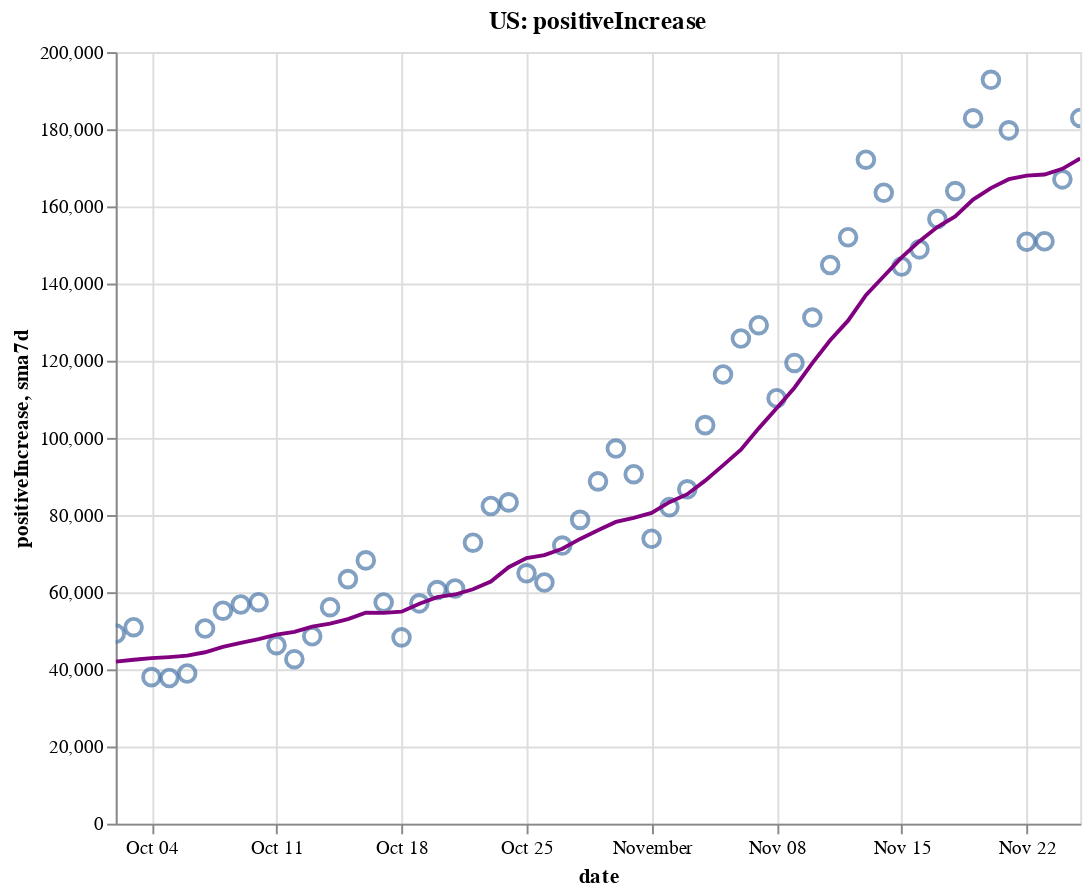

Notebook cell for this chart:
### Code cell
create_plot(us, 'positiveIncrease')

### Figure 1 — Vega-Lite specification as saved in the notebook (floating-point values rounded to 4 significant figures)
{"config": {"view": {"continuousWidth": 400, "continuousHeight": 300}}, "layer": [{"layer": [{"mark": {"type": "point", "size": 75}, "encoding": {"tooltip": [{"type": "temporal", "field": "date"}, {"type": "quantitative", "field": "positiveIncrease"}, {"type": "quantitative", "field": "sma7d"}], "x": {"type": "temporal", "field": "date"}, "y": {"type": "quantitative", "field": "positiveIncrease"}}, "selection": {"selector002": {"type": "interval", "bind": "scales", "encodings": ["x", "y"]}}}, {"mark": {"type": "line", "color": "purple"}, "encoding": {"x": {"type": "temporal", "field": "date"}, "y": {"type": "quantitative", "field": "sma7d"}}}]}, {"mark": {"type": "rule", "color": "#aaa"}, "encoding": {"x": {"type": "temporal", "field": "date"}}, "transform": [{"filter": {"selection": "selector001"}}]}, {"mark": "circle", "encoding": {"opacity": {"condition": {"value": 1, "selection": "selector001"}, "value": 0}, "tooltip": [{"type": "temporal", "field": "date"}, {"type": "quantitative", "field": "positiveIncrease"}, {"type": "quantitative", "field": "sma7d"}], "x": {"type": "temporal", "field": "date"}, "y": {"type": "quantitative", "field": "positiveIncrease"}}, "selection": {"selector001": {"type": "single", "encodings": ["x"], "on": "mouseover", "nearest": true, "empty": "none"}}}, {"mark": {"type": "text", "align": "left", "dx": 5, "dy": -5, "stroke": "white", "strokeWidth": 2}, "encoding": {"text": {"type": "quantitative", "field": "positiveIncrease"}, "tooltip": [{"type": "temporal", "field": "date"}, {"type": "quantitative", "field": "positiveIncrease"}, {"type": "quantitative", "field": "sma7d"}], "x": {"type": "temporal", "field": "date"}, "y": {"type": "quantitative", "field": "positiveIncrease"}}, "transform": [{"filter": {"selection": "selector001"}}]}, {"mark": {"type": "text", "align": "left", "dx": 5, "dy": -5}, "encoding": {"text": {"type": "quantitative", "field": "positiveIncrease"}, "tooltip": [{"type": "temporal", "field": "date"}, {"type": "quantitative", "field": "positiveIncrease"}, {"type": "quantitative", "field": "sma7d"}], "x": {"type": "temporal", "field": "date"}, "y": {"type": "quantitative", "field": "positiveIncrease"}}, "transform": [{"filter": {"selection": "selector001"}}]}], "data": {"name": "data-c582b14434e6f8dd9bc080da666841c0"}, "height": 400, "title": "US: positiveIncrease", "width": 500, "$schema": "https://vega.github.io/schema/vega-lite/v4.8.1.json", "datasets": {"data-c582b14434e6f8dd9bc080da666841c0": [{"date": "2020-10-02T00:00:00", "totalTestResultsIncrease": 1242000.0, "positiveIncrease": 49260.0, "death": 200600.0, "deathIncrease": 839.0, "positiveRate": 0.04, "state": "US", "sma7d": 41990.0}, {"date": "2020-10-03T00:00:00", "totalTestResultsIncrease": 1098000.0, "positiveIncrease": 50940.0, "death": 201400.0, "deathIncrease": 733.0, "positiveRate": 0.046, "state": "US", "sma7d": 42490.0}, {"date": "2020-10-04T00:00:00", "totalTestResultsIncrease": 1028000.0, "positiveIncrease": 37990.0, "death": 201700.0, "deathIncrease": 362.0, "positiveRate": 0.037, "state": "US", "sma7d": 42920.0}, {"date": "2020-10-05T00:00:00", "totalTestResultsIncrease": 992200.0, "positiveIncrease": 37760.0, "death": 202100.0, "deathIncrease": 341.0, "positiveRate": 0.038, "state": "US", "sma7d": 43190.0}, {"date": "2020-10-06T00:00:00", "totalTestResultsIncrease": 913500.0, "positiveIncrease": 38920.0, "death": 202700.0, "deathIncrease": 632.0, "positiveRate": 0.043, "state": "US", "sma7d": 43540.0}, {"date": "2020-10-07T00:00:00", "totalTestResultsIncrease": 977500.0, "positiveIncrease": 50590.0, "death": 203600.0, "deathIncrease": 910.0, "positiveRate": 0.052, "state": "US", "sma7d": 44440.0}, {"date": "2020-10-08T00:00:00", "totalTestResultsIncrease": 1157000.0, "positiveIncrease": 55210.0, "death": 204600.0, "deathIncrease": 987.0, "positiveRate": 0.048, "state": "US", "sma7d": 45810.0}, {"date": "2020-10-09T00:00:00", "totalTestResultsIncrease": 1203000.0, "positiveIncrease": 56800.0, "death": 205500.0, "deathIncrease": 887.0, "positiveRate": 0.047, "state": "US", "sma7d": 46890.0}, {"date": "2020-10-10T00:00:00", "totalTestResultsIncrease": 1252000.0, "positiveIncrease": 57420.0, "death": 206100.0, "deathIncrease": 666.0, "positiveRate": 0.046, "state": "US", "sma7d": 47810.0}, {"date": "2020-10-11T00:00:00", "totalTestResultsIncrease": 1078000.0, "positiveIncrease": 46270.0, "death": 206600.0, "deathIncrease": 465.0, "positiveRate": 0.043, "state": "US", "sma7d": 48990.0}, {"date": "2020-10-12T00:00:00", "totalTestResultsIncrease": 1060000.0, "positiveIncrease": 42640.0, "death": 206900.0, "deathIncrease": 287.0, "positiveRate": 0.04, "state": "US", "sma7d": 49690.0}, {"date": "2020-10-13T00:00:00", "totalTestResultsIncrease": 1052000.0, "positiveIncrease": 48590.0, "death": 207600.0, "deathIncrease": 700.0, "positiveRate": 0.046, "state": "US", "sma7d": 51070.0}, {"date": "2020-10-14T00:00:00", "totalTestResultsIncrease": 1045000.0, "positiveIncrease": 56120.0, "death": 208400.0, "deathIncrease": 816.0, "positiveRate": 0.054, "state": "US", "sma7d": 51860.0}, {"date": "2020-10-15T00:00:00", "totalTestResultsIncrease": 1109000.0, "positiveIncrease": 63390.0, "death": 209300.0, "deathIncrease": 937.0, "positiveRate": 0.057, "state": "US", "sma7d": 53030.0}, {"date": "2020-10-16T00:00:00", "totalTestResultsIncrease": 1231000.0, "positiveIncrease": 68250.0, "death": 210200.0, "deathIncrease": 891.0, "positiveRate": 0.055, "state": "US", "sma7d": 54670.0}, {"date": "2020-10-17T00:00:00", "totalTestResultsIncrease": 1299000.0, "positiveIncrease": 57330.0, "death": 211000.0, "deathIncrease": 762.0, "positiveRate": 0.044, "state": "US", "sma7d": 54660.0}, {"date": "2020-10-18T00:00:00", "totalTestResultsIncrease": 1052000.0, "positiveIncrease": 48280.0, "death": 211400.0, "deathIncrease": 397.0, "positiveRate": 0.046, "state": "US", "sma7d": 54940.0}, {"date": "2020-10-19T00:00:00", "totalTestResultsIncrease": 1135000.0, "positiveIncrease": 57110.0, "death": 211900.0, "deathIncrease": 461.0, "positiveRate": 0.05, "state": "US", "sma7d": 57010.0}, {"date": "2020-10-20T00:00:00", "totalTestResultsIncrease": 952700.0, "positiveIncrease": 60550.0, "death": 212700.0, "deathIncrease": 838.0, "positiveRate": 0.064, "state": "US", "sma7d": 58720.0}, {"date": "2020-10-21T00:00:00", "totalTestResultsIncrease": 941800.0, "positiveIncrease": 60950.0, "death": 213700.0, "deathIncrease": 1022.0, "positiveRate": 0.065, "state": "US", "sma7d": 59410.0}, {"date": "2020-10-22T00:00:00", "totalTestResultsIncrease": 1230000.0, "positiveIncrease": 72840.0, "death": 214900.0, "deathIncrease": 1136.0, "positiveRate": 0.059, "state": "US", "sma7d": 60760.0}, {"date": "2020-10-23T00:00:00", "totalTestResultsIncrease": 1383000.0, "positiveIncrease": 82330.0, "death": 215800.0, "deathIncrease": 923.0, "positiveRate": 0.06, "state": "US", "sma7d": 62770.0}, {"date": "2020-10-24T00:00:00", "totalTestResultsIncrease": 1323000.0, "positiveIncrease": 83290.0, "death": 216700.0, "deathIncrease": 882.0, "positiveRate": 0.063, "state": "US", "sma7d": 66480.0}, {"date": "2020-10-25T00:00:00", "totalTestResultsIncrease": 1188000.0, "positiveIncrease": 64890.0, "death": 217000.0, "deathIncrease": 374.0, "positiveRate": 0.055, "state": "US", "sma7d": 68850.0}, {"date": "2020-10-26T00:00:00", "totalTestResultsIncrease": 1211000.0, "positiveIncrease": 62530.0, "death": 217400.0, "deathIncrease": 402.0, "positiveRate": 0.052, "state": "US", "sma7d": 69630.0}, {"date": "2020-10-27T00:00:00", "totalTestResultsIncrease": 1071000.0, "positiveIncrease": 72080.0, "death": 218400.0, "deathIncrease": 920.0, "positiveRate": 0.067, "state": "US", "sma7d": 71270.0}, {"date": "2020-10-28T00:00:00", "totalTestResultsIncrease": 1096000.0, "positiveIncrease": 78750.0, "death": 219400.0, "deathIncrease": 1044.0, "positiveRate": 0.072, "state": "US", "sma7d": 73820.0}, {"date": "2020-10-29T00:00:00", "totalTestResultsIncrease": 1333000.0, "positiveIncrease": 88730.0, "death": 220400.0, "deathIncrease": 1030.0, "positiveRate": 0.067, "state": "US", "sma7d": 76080.0}, {"date": "2020-10-30T00:00:00", "totalTestResultsIncrease": 1364000.0, "positiveIncrease": 97230.0, "death": 221400.0, "deathIncrease": 952.0, "positiveRate": 0.071, "state": "US", "sma7d": 78210.0}, {"date": "2020-10-31T00:00:00", "totalTestResultsIncrease": 1390000.0, "positiveIncrease": 90590.0, "death": 222300.0, "deathIncrease": 951.0, "positiveRate": 0.065, "state": "US", "sma7d": 79260.0}, {"date": "2020-11-01T00:00:00", "totalTestResultsIncrease": 1128000.0, "positiveIncrease": 73850.0, "death": 222700.0, "deathIncrease": 388.0, "positiveRate": 0.065, "state": "US", "sma7d": 80540.0}, {"date": "2020-11-02T00:00:00", "totalTestResultsIncrease": 1327000.0, "positiveIncrease": 82050.0, "death": 223200.0, "deathIncrease": 499.0, "positiveRate": 0.062, "state": "US", "sma7d": 83320.0}, {"date": "2020-11-03T00:00:00", "totalTestResultsIncrease": 1129000.0, "positiveIncrease": 86660.0, "death": 224700.0, "deathIncrease": 1515.0, "positiveRate": 0.077, "state": "US", "sma7d": 85410.0}, {"date": "2020-11-04T00:00:00", "totalTestResultsIncrease": 1223000.0, "positiveIncrease": 103300.0, "death": 225900.0, "deathIncrease": 1126.0, "positiveRate": 0.084, "state": "US", "sma7d": 88920.0}, {"date": "2020-11-05T00:00:00", "totalTestResultsIncrease": 1567000.0, "positiveIncrease": 116400.0, "death": 227000.0, "deathIncrease": 1131.0, "positiveRate": 0.074, "state": "US", "sma7d": 92870.0}, {"date": "2020-11-06T00:00:00", "totalTestResultsIncrease": 1564000.0, "positiveIncrease": 125800.0, "death": 228200.0, "deathIncrease": 1168.0, "positiveRate": 0.08, "state": "US", "sma7d": 96950.0}, {"date": "2020-11-07T00:00:00", "totalTestResultsIncrease": 1413000.0, "positiveIncrease": 129200.0, "death": 229300.0, "deathIncrease": 1104.0, "positiveRate": 0.091, "state": "US", "sma7d": 102500.0}, {"date": "2020-11-08T00:00:00", "totalTestResultsIncrease": 1252000.0, "positiveIncrease": 110300.0, "death": 229700.0, "deathIncrease": 485.0, "positiveRate": 0.088, "state": "US", "sma7d": 107700.0}, {"date": "2020-11-09T00:00:00", "totalTestResultsIncrease": 1516000.0, "positiveIncrease": 119400.0, "death": 230300.0, "deathIncrease": 589.0, "positiveRate": 0.079, "state": "US", "sma7d": 113000.0}, {"date": "2020-11-10T00:00:00", "totalTestResultsIncrease": 1252000.0, "positiveIncrease": 131200.0, "death": 231700.0, "deathIncrease": 1360.0, "positiveRate": 0.105, "state": "US", "sma7d": 119400.0}, {"date": "2020-11-11T00:00:00", "totalTestResultsIncrease": 1418000.0, "positiveIncrease": 144800.0, "death": 233200.0, "deathIncrease": 1543.0, "positiveRate": 0.102, "state": "US", "sma7d": 125300.0}, {"date": "2020-11-12T00:00:00", "totalTestResultsIncrease": 1476000.0, "positiveIncrease": 152000.0, "death": 234400.0, "deathIncrease": 1141.0, "positiveRate": 0.103, "state": "US", "sma7d": 130400.0}, {"date": "2020-11-13T00:00:00", "totalTestResultsIncrease": 1698000.0, "positiveIncrease": 172100.0, "death": 235700.0, "deathIncrease": 1275.0, "positiveRate": 0.101, "state": "US", "sma7d": 137000.0}, {"date": "2020-11-14T00:00:00", "totalTestResultsIncrease": 1662000.0, "positiveIncrease": 163500.0, "death": 237000.0, "deathIncrease": 1312.0, "positiveRate": 0.098, "state": "US", "sma7d": 141900.0}, {"date": "2020-11-15T00:00:00", "totalTestResultsIncrease": 1615000.0, "positiveIncrease": 144400.0, "death": 237600.0, "deathIncrease": 677.0, "positiveRate": 0.089, "state": "US", "sma7d": 146800.0}, {"date": "2020-11-16T00:00:00", "totalTestResultsIncrease": 1487000.0, "positiveIncrease": 148900.0, "death": 238300.0, "deathIncrease": 637.0, "positiveRate": 0.1, "state": "US", "sma7d": 151000.0}, {"date": "2020-11-17T00:00:00", "totalTestResultsIncrease": 1512000.0, "positiveIncrease": 156700.0, "death": 239800.0, "deathIncrease": 1555.0, "positiveRate": 0.104, "state": "US", "sma7d": 154600.0}, {"date": "2020-11-18T00:00:00", "totalTestResultsIncrease": 1539000.0, "positiveIncrease": 164000.0, "death": 241700.0, "deathIncrease": 1869.0, "positiveRate": 0.107, "state": "US", "sma7d": 157400.0}, {"date": "2020-11-19T00:00:00", "totalTestResultsIncrease": 1821000.0, "positiveIncrease": 182800.0, "death": 243700.0, "deathIncrease": 1971.0, "positiveRate": 0.1, "state": "US", "sma7d": 161800.0}, {"date": "2020-11-20T00:00:00", "totalTestResultsIncrease": 1919000.0, "positiveIncrease": 192800.0, "death": 245500.0, "deathIncrease": 1862.0, "positiveRate": 0.1, "state": "US", "sma7d": 164700.0}, {"date": "2020-11-21T00:00:00", "totalTestResultsIncrease": 2004000.0, "positiveIncrease": 179700.0, "death": 247000.0, "deathIncrease": 1512.0, "positiveRate": 0.09, "state": "US", "sma7d": 167000.0}, {"date": "2020-11-22T00:00:00", "totalTestResultsIncrease": 1744000.0, "positiveIncrease": 150800.0, "death": 247900.0, "deathIncrease": 892.0, "positiveRate": 0.086, "state": "US", "sma7d": 168000.0}, {"date": "2020-11-23T00:00:00", "totalTestResultsIncrease": 1759000.0, "positiveIncrease": 151000.0, "death": 248900.0, "deathIncrease": 956.0, "positiveRate": 0.086, "state": "US", "sma7d": 168300.0}, {"date": "2020-11-24T00:00:00", "totalTestResultsIncrease": 1790000.0, "positiveIncrease": 167000.0, "death": 250900.0, "deathIncrease": 2029.0, "positiveRate": 0.093, "state": "US", "sma7d": 169700.0}, {"date": "2020-11-25T00:00:00", "totalTestResultsIncrease": 1710000.0, "positiveIncrease": 182900.0, "death": 253100.0, "deathIncrease": 2285.0, "positiveRate": 0.107, "state": "US", "sma7d": 172400.0}]}}
